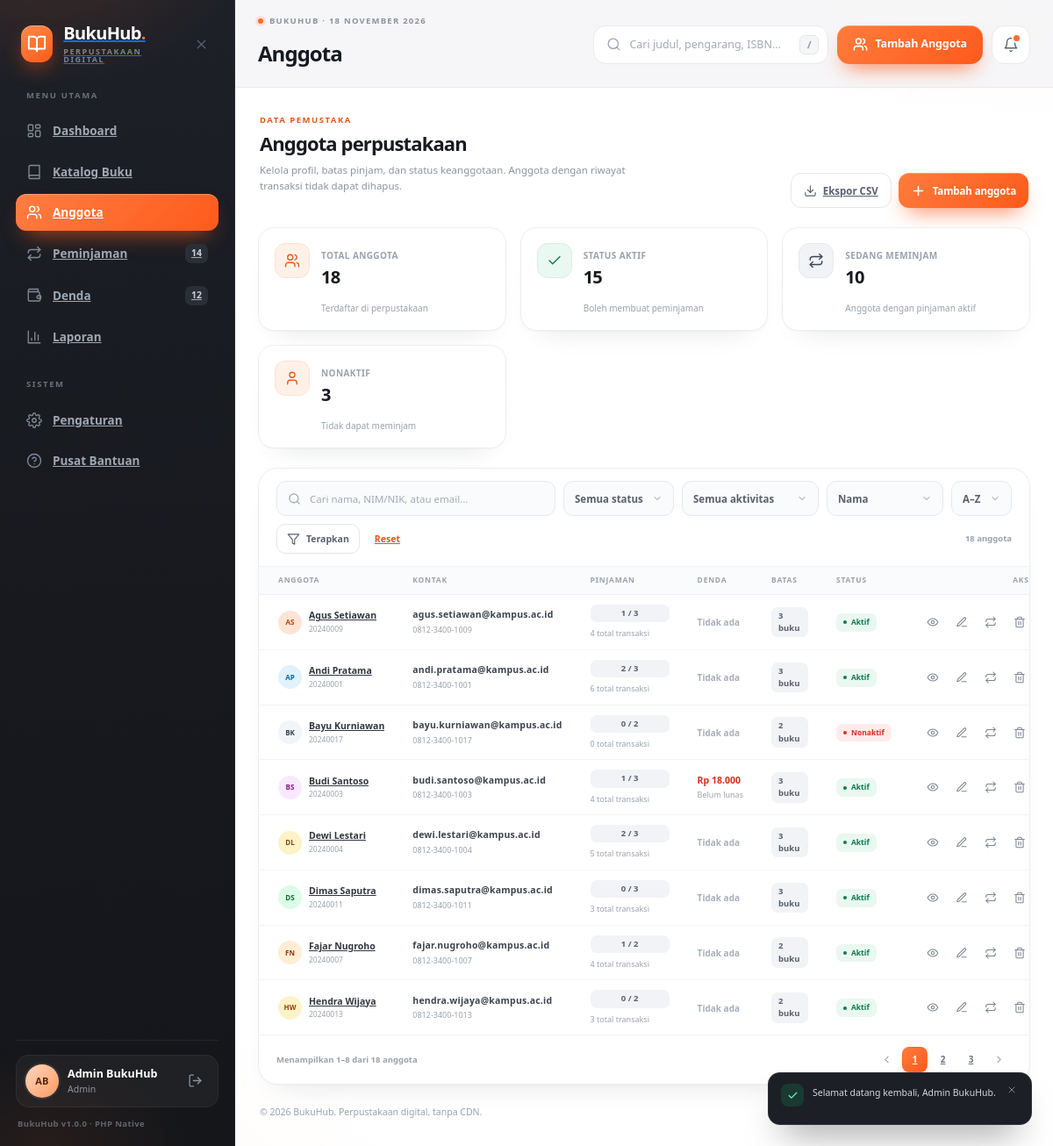
The page /index.php?page=members (signed in) on the database its author committed.
### tables this page shows
CREATE TABLE `anggota` (
  `id_anggota` INT UNSIGNED NOT NULL AUTO_INCREMENT,
  `nama`       VARCHAR(100) NOT NULL,
  `nim_nik`    VARCHAR(30)  NOT NULL,
  `email`      VARCHAR(120) NOT NULL,
  `telepon`    VARCHAR(20)  NULL DEFAULT NULL,
  `alamat`     VARCHAR(255) NULL DEFAULT NULL,
  `maks_pinjam` TINYINT UNSIGNED NOT NULL DEFAULT 3,
  `status`     ENUM('aktif','nonaktif') NOT NULL DEFAULT 'aktif',
  `created_at` TIMESTAMP NOT NULL DEFAULT CURRENT_TIMESTAMP,
  `updated_at` TIMESTAMP NOT NULL DEFAULT CURRENT_TIMESTAMP ON UPDATE CURRENT_TIMESTAMP,
  PRIMARY KEY (`id_anggota`),
  UNIQUE KEY `uq_anggota_nim` (`nim_nik`),
  UNIQUE KEY `uq_anggota_email` (`email`),
  KEY `idx_anggota_status` (`status`),
  KEY `idx_anggota_nama` (`nama`)
);

CREATE TABLE `denda` (
  `id_denda`      INT UNSIGNED NOT NULL AUTO_INCREMENT,
  `id_peminjaman` INT UNSIGNED NOT NULL,
  `jumlah_hari`   SMALLINT UNSIGNED NOT NULL DEFAULT 0,
  `tarif_per_hari` INT UNSIGNED NOT NULL DEFAULT 1000,
  `total_denda`   INT UNSIGNED NOT NULL DEFAULT 0,
  `status_bayar`  ENUM('belum_lunas','lunas') NOT NULL DEFAULT 'belum_lunas',
  `tgl_bayar`     DATE NULL DEFAULT NULL,
  `paid_by`       INT UNSIGNED NULL DEFAULT NULL,
  `created_at`    TIMESTAMP NOT NULL DEFAULT CURRENT_TIMESTAMP,
  `updated_at`    TIMESTAMP NOT NULL DEFAULT CURRENT_TIMESTAMP ON UPDATE CURRENT_TIMESTAMP,
  PRIMARY KEY (`id_denda`),
  UNIQUE KEY `uq_denda_peminjaman` (`id_peminjaman`),
  KEY `idx_denda_status` (`status_bayar`),
  KEY `idx_denda_tgl_bayar` (`tgl_bayar`),
  KEY `idx_denda_paid_by` (`paid_by`),
  CONSTRAINT `fk_denda_peminjaman` FOREIGN KEY (`id_peminjaman`)
    REFERENCES `peminjaman` (`id_peminjaman`) ON DELETE RESTRICT ON UPDATE CASCADE,
  CONSTRAINT `fk_denda_user` FOREIGN KEY (`paid_by`)
    REFERENCES `users` (`id_user`) ON DELETE SET NULL ON UPDATE CASCADE
);

CREATE TABLE `peminjaman` (
  `id_peminjaman`    INT UNSIGNED NOT NULL AUTO_INCREMENT,
  `id_anggota`       INT UNSIGNED NOT NULL,
  `id_buku`          INT UNSIGNED NOT NULL,
  `tgl_pinjam`       DATE NOT NULL,
  `tgl_kembali_rencana` DATE NOT NULL,
  `tgl_kembali_real` DATE NULL DEFAULT NULL,
  `status`           ENUM('dipinjam','dikembalikan') NOT NULL DEFAULT 'dipinjam',
  `denda_per_hari`   INT UNSIGNED NOT NULL DEFAULT 1000,
  `created_by`       INT UNSIGNED NULL DEFAULT NULL,
  `created_at`       TIMESTAMP NOT NULL DEFAULT CURRENT_TIMESTAMP,
  `updated_at`       TIMESTAMP NOT NULL DEFAULT CURRENT_TIMESTAMP ON UPDATE CURRENT_TIMESTAMP,
  PRIMARY KEY (`id_peminjaman`),
  KEY `idx_peminjaman_anggota` (`id_anggota`),
  KEY `idx_peminjaman_buku` (`id_buku`),
  KEY `idx_peminjaman_status` (`status`),
  KEY `idx_peminjaman_tgl_pinjam` (`tgl_pinjam`),
  KEY `idx_peminjaman_jatuh_tempo` (`tgl_kembali_rencana`),
  KEY `idx_peminjaman_created_by` (`created_by`),
  CONSTRAINT `fk_peminjaman_anggota` FOREIGN KEY (`id_anggota`)
    REFERENCES `anggota` (`id_anggota`) ON DELETE RESTRICT ON UPDATE CASCADE,
  CONSTRAINT `fk_peminjaman_buku` FOREIGN KEY (`id_buku`)
    REFERENCES `buku` (`id_buku`) ON DELETE RESTRICT ON UPDATE CASCADE,
  CONSTRAINT `fk_peminjaman_user` FOREIGN KEY (`created_by`)
    REFERENCES `users` (`id_user`) ON DELETE SET NULL ON UPDATE CASCADE
);

### views/members/index.php (the view, shortened to what the rows shown need)
<section class="view is-active" aria-labelledby="membersHeading">
  <div class="module-head">
    <div>
      <h2 class="module-title" id="membersHeading">Anggota perpustakaan</h2>
    </div>
  </div>
  <div class="card module-card">
    <div class="table-wrap">
      <table class="data-table">
        <thead>
          <tr>
            <th>Anggota</th>
            <th>Kontak</th>
            <th>Pinjaman</th>
            <th>Denda</th>
            <th>Batas</th>
            <th>Status</th>
            <th class="th-actions">Aksi</th>
          </tr>
        </thead>
        <tbody>
          <?php if (empty($members['items'])): ?>
            <?= empty_row(7, 'Anggota tidak ditemukan', 'Coba kata kunci lain atau ubah filter aktivitas.') ?>
          <?php else: ?>
            <?php foreach ($members['items'] as $member): ?>
              <?php
                $avatar = avatar_style((int) $member['id_anggota']);
                $activeLoans = (int) ($member['active_loans'] ?? 0);
                $limit = (int) ($member['maks_pinjam'] ?? 3);
                $unpaid = (int) ($member['unpaid_fines'] ?? 0);
              ?>
              <tr>
                <td>
                  <div class="member-cell">
                    <span class="member-avatar" style="--av-bg: <?= e($avatar[0]) ?>; --av-ink: <?= e($avatar[1]) ?>"><?= e(initials($member['nama'])) ?></span>
                    <span class="member-meta">
                      <a class="member-name" href="<?= e(member_url((int) $member['id_anggota'])) ?>"><?= e($member['nama']) ?></a>
                      <span class="member-id"><?= e($member['nim_nik']) ?></span>
                    </span>
                  </div>
                </td>
                <td>
                  <span class="mono-cell"><?= e($member['email']) ?></span>
                  <span class="sub-cell"><?= e($member['telepon'] ?: 'Telepon belum diisi') ?></span>
                </td>
                <td>
                  <div class="limit-cell">
                    <span class="count-pill<?= $activeLoans >= $limit ? ' count-pill--warn' : '' ?>"><?= $activeLoans ?> / <?= $limit ?></span>
                    <span class="sub-cell"><?= num($member['total_loans'] ?? 0) ?> total transaksi</span>
                  </div>
                </td>
                <td>
                  <?php if ($unpaid > 0): ?>
                    <span class="money-cell money-cell--due"><?= money($unpaid) ?></span>
                    <span class="sub-cell">Belum lunas</span>
                  <?php else: ?>
                    <span class="muted-cell">Tidak ada</span>
                  <?php endif; ?>
                </td>
                <td><span class="count-pill"><?= $limit ?> buku</span></td>
                <td>
                  <span class="status-chip <?= ($member['status'] ?? '') === 'aktif' ? 'status-chip--in' : 'status-chip--out' ?>">
                    <?= e(ucfirst($member['status'] ?? 'aktif')) ?>
                  </span>
                </td>
                <td>
                  <div class="row-actions">
                    <a class="row-btn" href="<?= e(member_url((int) $member['id_anggota'])) ?>" aria-label="Detail <?= e($member['nama']) ?>" title="Detail">
                      <svg class="icon"><use href="#i-eye" /></svg>
                    </a>
                    <button class="row-btn" type="button" data-member-edit
                      data-member="<?= e(json_encode($member, JSON_UNESCAPED_UNICODE | JSON_UNESCAPED_SLASHES)) ?>"
                      aria-label="Ubah <?= e($member['nama']) ?>" title="Ubah">
                      <svg class="icon"><use href="#i-edit" /></svg>
                    </button>
                    <a class="row-btn" href="<?= e(url('borrowing', ['q' => $member['nama']])) ?>" aria-label="Riwayat pinjaman <?= e($member['nama']) ?>" title="Riwayat pinjaman">
                      <svg class="icon"><use href="#i-repeat" /></svg>
                    </a>
                    <button class="row-btn" type="button"
                      data-confirm
                      data-url="<?= e(url('members', ['action' => 'delete'])) ?>"
                      data-id="<?= (int) $member['id_anggota'] ?>"
                      data-title="Hapus anggota?"
                      data-sub="Anggota dengan riwayat peminjaman akan ditolak oleh server."
                      data-ok="Hapus anggota"
                      data-danger="1"
                      data-message="&lt;strong&gt;<?= e($member['nama']) ?>&lt;/strong&gt; akan dihapus dari daftar anggota."
                      aria-label="Hapus <?= e($member['nama']) ?>" title="Hapus">
                      <svg class="icon"><use href="#i-trash" /></svg>
                    </button>
                  </div>
                </td>
              </tr>
            <?php endforeach; ?>
          <?php endif; ?>
        </tbody>
      </table>
    </div>
    <?= render_pager($members, 'anggota') ?>
  </div>
</section>

### app/Helpers/functions.php (shortened to what the rows shown need)
<?php
function e(mixed $value): string
{
    return htmlspecialchars((string) ($value ?? ''), ENT_QUOTES | ENT_SUBSTITUTE, 'UTF-8');
}
function money(mixed $amount): string
{
    return 'Rp ' . number_format((float) $amount, 0, ',', '.');
}
function num(mixed $value): string
{
    return number_format((float) $value, 0, ',', '.');
}
function url(string $page = 'dashboard', array $params = []): string
{
    $query = array_merge(['page' => $page], $params);
    $clean = [];
    foreach ($query as $key => $value) {
        $clean[$key] = $value;
    }
    return 'index.php?' . http_build_query($clean);
}
function url_with(array $overrides): string
{
    $params = $_GET;
    $route = $params['page'] ?? 'dashboard';
    unset($params['page']);
    foreach ($overrides as $key => $value) {
        if ($value === null || $value === '') {
            unset($params[$key]);
        } else {
            $params[$key] = $value;
        }
    }
    return url((string) $route, $params);
}
function initials(?string $name): string
{
    $parts = preg_split('/\s+/', trim((string) $name)) ?: [];
    $parts = array_values(array_filter($parts, static fn ($part) => $part !== ''));
    $letters = '';
    foreach (array_slice($parts, 0, 2) as $part) {
        $letters .= mb_strtoupper(mb_substr($part, 0, 1));
    }
    return $letters;
}
function avatar_style(int $id): array
{
    $palette = [
        ['#ffe4d6', '#b54708'], ['#e0f2fe', '#0369a1'], ['#dcfce7', '#166534'],
        ['#fae8ff', '#86198f'], ['#fef3c7', '#92400e'], ['#cffafe', '#0e7490'],
        ['#ede9fe', '#5b21b6'], ['#ffedd5', '#9a3412'], ['#f1f5f9', '#334155'],
    ];
    return $palette[abs($id) % count($palette)];
}
function member_url(int $id, string $action = 'show'): string
{
    return url('members', ['action' => $action, 'id' => $id]);
}
function render_pager(array $result, string $unit = 'data'): string
{
    $total = (int) $result['total'];
    $page = (int) $result['page'];
    $totalPages = (int) $result['totalPages'];
    $summary = 'Menampilkan <strong>' . $result['from'] . '–' . $result['to'] . '</strong> dari ' . $total . ' ' . e($unit);
    $html = '<div class="module-foot"><span class="pager-summary">' . $summary . '</span>';
    if ($totalPages > 1) {
        $html .= '<div class="pager-controls">';
        $html .= '<a class="page-btn" href="' . e(url_with(['p' => max(1, $page - 1)])) . '" aria-label="Halaman sebelumnya"'
            . ($page <= 1 ? ' aria-disabled="true" tabindex="-1"' : '') . '>'
            . '<svg class="icon"><use href="#i-chevron-left"/></svg></a>';
        foreach (pager_pages($page, $totalPages) as $item) {
            $number = (int) $item;
            $html .= '<a class="page-btn' . ($number === $page ? ' is-active' : '') . '" href="'
                . e(url_with(['p' => $number])) . '"'
                . ($number === $page ? ' aria-current="page"' : '') . '>' . $number . '</a>';
        }
        $html .= '<a class="page-btn" href="' . e(url_with(['p' => min($totalPages, $page + 1)])) . '" aria-label="Halaman berikutnya"'
            . ($page >= $totalPages ? ' aria-disabled="true" tabindex="-1"' : '') . '>'
            . '<svg class="icon"><use href="#i-chevron-right"/></svg></a>';
        $html .= '</div>';
    }
    return $html . '</div>';
}
function pager_pages(int $current, int $totalPages): array
{
    if ($totalPages <= 7) {
        return range(1, $totalPages);
    }
    $pages = [1];
    $pages[] = $totalPages;
    return $pages;
}

### rows shown on the page
anggota: nama "AS", nama "Agus Setiawan", nim_nik "20240009", email "agus.setiawan@kampus.ac.id", telepon "0812-3400-1009", activeLoans "1", maks_pinjam "3", total_loans "4", shows "Tidak ada", status "Aktif"
anggota: nama "AP", nama "Andi Pratama", nim_nik "20240001", email "andi.pratama@kampus.ac.id", telepon "0812-3400-1001", activeLoans "2", maks_pinjam "3", total_loans "6", shows "Tidak ada", status "Aktif"
anggota: nama "BK", nama "Bayu Kurniawan", nim_nik "20240017", email "bayu.kurniawan@kampus.ac.id", telepon "0812-3400-1017", activeLoans "0", maks_pinjam "2", total_loans "0", shows "Tidak ada", status "Nonaktif"
anggota: nama "BS", nama "Budi Santoso", nim_nik "20240003", email "budi.santoso@kampus.ac.id", telepon "0812-3400-1003", activeLoans "1", maks_pinjam "3", total_loans "4", unpaid "Rp 18.000", status "Aktif"
anggota: nama "DL", nama "Dewi Lestari", nim_nik "20240004", email "dewi.lestari@kampus.ac.id", telepon "0812-3400-1004", activeLoans "2", maks_pinjam "3", total_loans "5", shows "Tidak ada", status "Aktif"
anggota: nama "DS", nama "Dimas Saputra", nim_nik "20240011", email "dimas.saputra@kampus.ac.id", telepon "0812-3400-1011", activeLoans "0", maks_pinjam "3", total_loans "3", shows "Tidak ada", status "Aktif"
anggota: nama "FN", nama "Fajar Nugroho", nim_nik "20240007", email "fajar.nugroho@kampus.ac.id", telepon "0812-3400-1007", activeLoans "1", maks_pinjam "2", total_loans "4", shows "Tidak ada", status "Aktif"
anggota: nama "HW", nama "Hendra Wijaya", nim_nik "20240013", email "hendra.wijaya@kampus.ac.id", telepon "0812-3400-1013", activeLoans "0", maks_pinjam "2", total_loans "3", shows "Tidak ada", status "Aktif"
denda: id_denda "1", jumlah_hari "1", jumlah_hari "2", jumlah_hari "3"
peminjaman: id_anggota "8"

### other values the page prints
$navCounts['active_loans'] "14"
$navCounts['unpaid_fines'] "12"
initials($user['nama'] ?? 'Admin') "AB"
$user['nama'] "Admin BukuHub"
$user['role'] "Admin"
config('version', '1.0.0') "1.0.0"
$pageTitle "Anggota"
$topbarAction['label'] "Tambah Anggota"
num($stats['total'] ?? 0) "18"
num($stats['aktif'] ?? 0) "15"
num($stats['sedang_meminjam'] ?? 0) "10"
num($stats['nonaktif'] ?? 0) "3"
num($members['total'] ?? 0) "18"
$total "18"
$unit "anggota"
